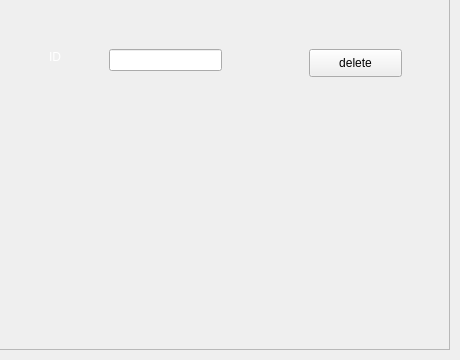
       <widget class="QWidget" name="DeleteAccident">
        <widget class="QFrame" name="FrameCreateAccident_2">
         <property name="geometry">
          <rect>
           <x>-1</x>
           <y>-1</y>
           <width>451</width>
           <height>351</height>
          </rect>
         </property>
         <property name="frameShape">
          <enum>QFrame::StyledPanel</enum>
         </property>
         <property name="frameShadow">
          <enum>QFrame::Raised</enum>
         </property>
         <widget class="QLabel" name="AccidentDeleteIDline">
          <property name="geometry">
           <rect>
            <x>50</x>
            <y>50</y>
            <width>56</width>
            <height>16</height>
           </rect>
          </property>
          <property name="styleSheet">
           <string notr="true">
									   QLabel{
									   color:white
									   }
								   </string>
          </property>
          <property name="text">
           <string>ID</string>
          </property>
         </widget>
         <widget class="QLineEdit" name="AccidentDeleteID">
          <property name="geometry">
           <rect>
            <x>110</x>
            <y>50</y>
            <width>113</width>
            <height>22</height>
           </rect>
          </property>
         </widget>
         <widget class="QPushButton" name="AccidentDelete">
          <property name="geometry">
           <rect>
            <x>310</x>
            <y>50</y>
            <width>93</width>
            <height>28</height>
           </rect>
          </property>
          <property name="text">
           <string>delete</string>
          </property>
         </widget>
        </widget>
       </widget>
